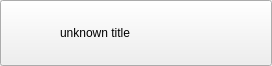
<?xml version="1.0" encoding="UTF-8"?>
<ui version="4.0">
 <class>MusicListItem</class>
 <widget class="QPushButton" name="MusicListItem">
  <property name="geometry">
   <rect>
    <x>0</x>
    <y>0</y>
    <width>272</width>
    <height>66</height>
   </rect>
  </property>
  <property name="windowTitle">
   <string>Form</string>
  </property>
  <property name="styleSheet">
   <string notr="true">/*QPushButton {
	height: 64;
	background: transparent;
	border: 1px solid lightgray;
	border-bottom: none;
}
QPushButton:hover {
	background: gray;
}
QPushButton:pressed {
	background: white;
}*/</string>
  </property>
  <layout class="QGridLayout" name="gridLayout">
   <property name="leftMargin">
    <number>0</number>
   </property>
   <property name="topMargin">
    <number>0</number>
   </property>
   <property name="rightMargin">
    <number>0</number>
   </property>
   <property name="bottomMargin">
    <number>0</number>
   </property>
   <property name="spacing">
    <number>0</number>
   </property>
   <item row="0" column="0">
    <layout class="QHBoxLayout" name="horizontalLayout">
     <property name="spacing">
      <number>0</number>
     </property>
     <item>
      <widget class="QLabel" name="iconLabel">
       <property name="minimumSize">
        <size>
         <width>30</width>
         <height>30</height>
        </size>
       </property>
       <property name="maximumSize">
        <size>
         <width>60</width>
         <height>60</height>
        </size>
       </property>
       <property name="styleSheet">
        <string notr="true"/>
       </property>
       <property name="text">
        <string/>
       </property>
       <property name="pixmap">
        <pixmap resource="../images.qrc">:/assets/icon_def_music_64.png</pixmap>
       </property>
       <property name="scaledContents">
        <bool>true</bool>
       </property>
       <property name="wordWrap">
        <bool>false</bool>
       </property>
       <property name="margin">
        <number>0</number>
       </property>
      </widget>
     </item>
     <item>
      <widget class="QLabel" name="titleLabel">
       <property name="text">
        <string>unknown title</string>
       </property>
      </widget>
     </item>
    </layout>
   </item>
  </layout>
 </widget>
 <resources>
  <include location="../images.qrc"/>
 </resources>
 <connections/>
</ui>
